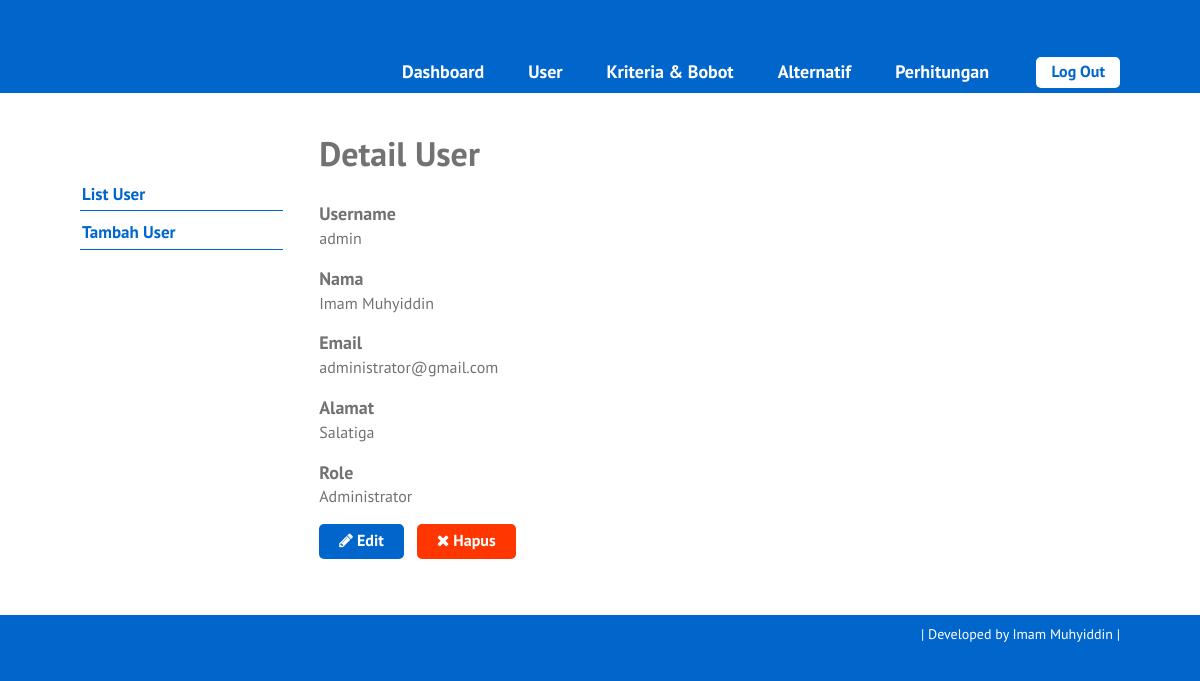
The app's page /single-user.php?id=1 (signed in) with its own data.
### tables this page shows
CREATE TABLE `user` (
  `id_user` int(5) NOT NULL,
  `username` varchar(16) NOT NULL,
  `password` varchar(50) NOT NULL,
  `nama` varchar(70) NOT NULL,
  `email` varchar(50) DEFAULT NULL,
  `alamat` varchar(100) DEFAULT NULL,
  `role` char(1) NOT NULL
);

### single-user.php (the view, shortened to what this page needs)
<?php require_once('includes/init.php'); ?>
<?php
$ada_error = false;
$result = '';
$id_user = (isset($_GET['id'])) ? trim($_GET['id']) : '';
if(!$id_user) {
	$ada_error = 'Maaf, data tidak dapat diproses.';
} else {
	$query = $pdo->prepare('SELECT id_user, username, nama, email, alamat, role FROM user WHERE user.id_user = :id_user');
	$query->execute(array('id_user' => $id_user));
	$result = $query->fetch();
}
?>
<?php
$judul_page = 'Detail User';
require_once('template-parts/header.php');
?>
	<div class="main-content-row">
	<div class="container clearfix">
		<?php include_once('template-parts/sidebar-user.php'); ?>
		<div class="main-content the-content">
			<h1><?php echo $judul_page; ?></h1>
			<?php if($ada_error): ?>
				<?php echo '<p>'.$ada_error.'</p>'; ?>
			<?php elseif(!empty($result)): ?>
				<h4>Username</h4>
				<p><?php echo $result['username']; ?></p>
				<h4>Nama</h4>
				<p><?php echo $result['nama']; ?></p>
				<h4>Email</h4>
				<p><?php echo $result['email']; ?></p>
				<h4>Alamat</h4>
				<p><?php echo $result['alamat']; ?></p>
				<h4>Role</h4>
				<p><?php
				if($result['role'] == 1) {
					echo 'Administrator';
				} elseif($result['role'] == 2) {
					echo 'User';
				}
				?></p>
			<?php endif; ?>
			<p><a href="edit-user.php?id=<?php echo $id_user; ?>" class="button"><span class="fa fa-pencil"></span> Edit</a> &nbsp; <a href="hapus-user.php?id=<?php echo $id_user; ?>" class="button button-red yaqin-hapus"><span class="fa fa-times"></span> Hapus</a></p>
		</div>
	</div>
	</div>
<?php
require_once('template-parts/footer.php');

### stylesheets/style.css (style rules this page uses)
html,body,div,span,applet,object,iframe,h1,h2,h3,h4,h5,h6,p,blockquote,pre,a,abbr,acronym,address,big,cite,code,del,dfn,em,img,ins,kbd,q,s,samp,small,strike,strong,sub,sup,tt,var,b,u,i,center,dl,dt,dd,ol,ul,li,fieldset,form,label,legend,table,caption,tbody,tfoot,thead,tr,th,td,article,aside,canvas,details,embed,figure,figcaption,footer,header,hgroup,menu,nav,output,ruby,section,summary,time,mark,audio,video { margin:0;padding:0;border:0;font-size:100%;vertical-align:baseline }
body { line-height:1 }
*,*:before,*:after { -moz-box-sizing:border-box;-webkit-box-sizing:border-box;box-sizing:border-box }
.clearfix:before,.clearfix:after { content:" ";display:table }
.clear,.clearfix:after { clear:both }
a { color:#0066cc;text-decoration:none }
.container { max-width:1100px;margin:0 auto;position:relative;padding:0 30px }
body { background:#0066cc;font-family:"PT Sans",sans-serif;color:#727272;font-size:14px;line-height:1.3;font-weight:500 }
h1,h2,h3,h4,h5,h6 { font-weight:300 }
.the-content { font-size:16px;line-height:1.42857 }
.the-content a { color:#004972 }
.the-content h1,.the-content h2,.the-content h3,.the-content h4,.the-content h5,.the-content h6 { font-weight:700 }
.the-content h1 { font-size:34px;margin:0.8em 0 0.8em;padding:0;line-height:1.2 }
.the-content h4 { font-size:18px;margin:0.8em 0 0 }
.the-content blockquote,.the-content table,.the-content p,.the-content ul,.the-content ol,.the-content dd,.the-content pre,.the-content iframe,.the-content .flxmap-container,.the-content hr { margin-bottom:1em }
.the-content>h1:first-child,.the-content>h3:first-child,.the-content>h2:first-child { margin-top:0 }
.fa { display:inline-block;font:normal normal normal 14px/1 FontAwesome;font-size:inherit;text-rendering:auto;-webkit-font-smoothing:antialiased;-moz-osx-font-smoothing:grayscale }
.fa-remove:before,.fa-close:before,.fa-times:before { content:"\f00d" }
.fa-pencil:before { content:"\f040" }
button,a { -webkit-transition:all .2s ease;-moz-transition:all .2s ease;-o-transition:all .2s ease;transition:all 0.2s ease }
.the-content .button,.button { background:#0066cc;color:#fff;display:inline-block;font-size:16px;font-weight:700;line-height:1.2;border:0;font-family:inherit;padding:7px 20px 9px;cursor:pointer;border-radius:5px }
.the-content .button-red,.button-red { background:#ff3600 }
.main-content { float:right;width:77%;padding:40px 0 }

### records on screen
user: username "admin", nama "Imam Muhyiddin", email "administrator@gmail.com", alamat "Salatiga"

### other values on screen
$judul_page "Detail User"
